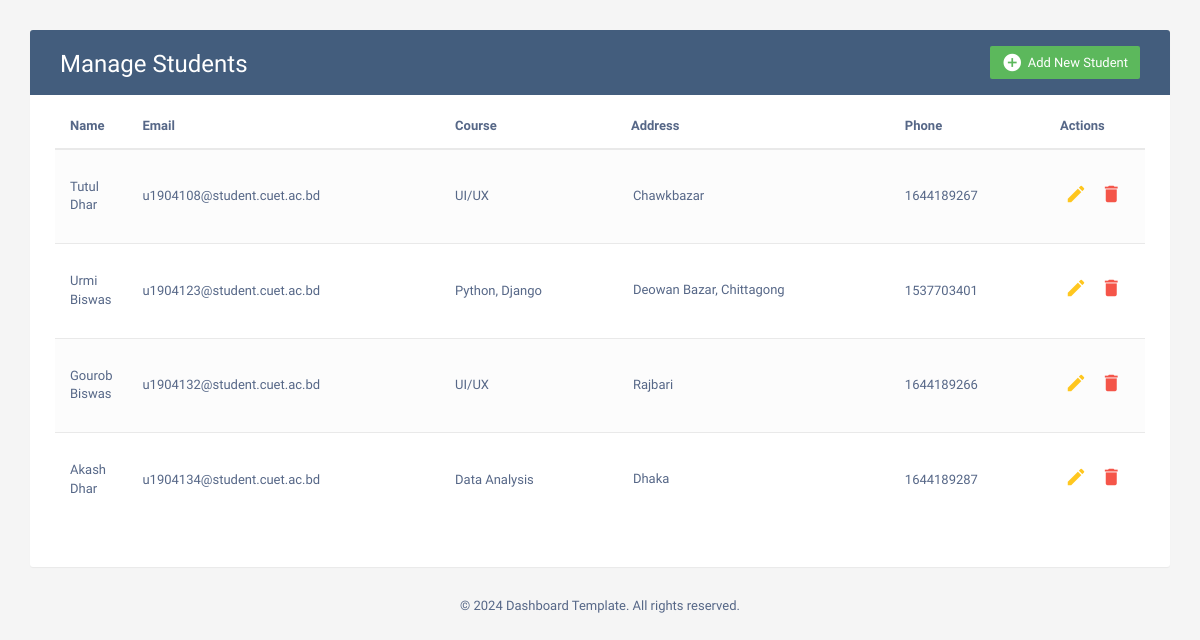
The page / on the database its author committed.
### mycrud/models.py (models this page shows)
class students(models.Model):
    name = models.CharField(max_length=200)
    email = models.EmailField(max_length=100)
    address = models.TextField()
    phone = models.IntegerField()
    course = models.TextField(default="Unknown")

### mycrud/views.py (the view)
# urls.py: path('', StudentListView.as_view(), name='index'),
class StudentListView(ListView):
    model = students
    template_name = "index.html"
    context_object_name = "emp"
    def get_context_data(self, **kwargs):
        context = super().get_context_data(**kwargs)
        students_list = students.objects.all()
        for student in students_list:
            student.update_form = StudentForm(instance=student)
        context['emp'] = students_list
        context['form'] = StudentForm()
        return context

### mycrud/forms.py
class StudentForm(forms.ModelForm):
    class Meta:
        model = students
        fields = ['name', 'email', 'course', 'address', 'phone']
        widgets = {
            'name': forms.TextInput(attrs={'class': 'form-control', 'required': 'required'}),
            'email': forms.EmailInput(attrs={'class': 'form-control', 'required': 'required'}),
            'course': forms.TextInput(attrs={'class': 'form-control', 'required': 'required'}),
            'address': forms.Textarea(attrs={'class': 'form-control', 'required': 'required'}),
            'phone': forms.TextInput(attrs={'class': 'form-control', 'required': 'required'}),
        }

### mycrud/context_processor.py (called while the page is built)
def site_info(request):
    return{
        "app_name": "Manage Students",
        "footer_message": "2024 Dashboard Template. All rights reserved."
    }

### mycrud/templates/index.html (shortened to what this page needs)
{% extends 'base.html' %}
{% block content %}
{% include 'components/getModal.html' %}
{% endblock %}

### mycrud/templates/base.html (shortened to what this page needs)
<!DOCTYPE html>
<html lang="en">
<head>
<link rel="stylesheet" href="https://maxcdn.bootstrapcdn.com/font-awesome/4.7.0/css/font-awesome.min.css">
<link rel="stylesheet" href="https://maxcdn.bootstrapcdn.com/bootstrap/3.3.7/css/bootstrap.min.css">
  {% load static %}
  <link rel = "stylesheet" href="{% static 'css/style.css' %}" />
  <body>
    {% block content %}
	{% endblock %}
  {% include 'components/footer.html' %}
</body>
</html>

### mycrud/templates/components/getModal.html
<div class="container">
    <div class="table-wrapper">
        {% include 'components/header.html' %}
        <table class="table table-striped table-hover">
            <thead>
                <tr>
                    <th>Name</th>
                    <th>Email</th>
                    <th>Course</th>
                    <th>Address</th>
                    <th>Phone</th>
                    <th>Actions</th>
                </tr>
            </thead>
            <tbody>
                {% for i in emp %}
                <tr>
                    <td>{{i.name}}</td>
                    <td>{{i.email}}</td>
                    <td>{{i.course}}</td>
                    <td>
                        <textarea class="expandable-textarea" readonly>{{i.address}}</textarea>
                    </td>
                    <td>{{i.phone}}</td>
                    <td>
                        <a href="#editEmployeeModal-{{forloop.counter}}" class="edit" data-toggle="modal">
                            <i class="material-icons" data-toggle="tooltip" title="Edit">&#xE254;</i>
                        </a>
                        <a href="#deleteEmployeeModal-{{forloop.counter}}" class="delete" data-toggle="modal">
                            <i class="material-icons" data-toggle="tooltip" title="Delete">&#xE872;</i>
                        </a>
                    </td>
                </tr>
                {% endfor %}
            </tbody>
        </table>
    </div>
</div>

### mycrud/templates/components/header.html
<div class="table-title">
    <div class="row">
        <div class="col-sm-6">
            <h2>{{app_name}}</h2>
        </div>
        <div class="col-sm-6">
            <a href="#addEmployeeModal" class="btn btn-success" data-toggle="modal">
                <i class="material-icons">&#xE147;</i> <span>Add New Student</span>
            </a>
        </div>
    </div>
</div>

### mycrud/templates/components/footer.html
<footer class="bg-white shadow-sm mt-auto">
    <div class="px-6 py-4 text-center text-gray-600">
      <p>&copy; {{ footer_message }} </p>
    </div>
  </footer>

### mycrud/static/css/style.css (style rules this page uses)
body { color: #566787; background: #f5f5f5; font-family: 'Varela Round', sans-serif; font-size: 13px; }
.table-wrapper { background: #fff; padding: 20px 25px; margin: 30px 0; border-radius: 3px; box-shadow: 0 1px 1px rgba(0,0,0,.05); }
.table-title { padding-bottom: 15px; background: #435d7d; color: #fff; padding: 16px 30px; margin: -20px -25px 10px; border-radius: 3px 3px 0 0; }
.table-title h2 { margin: 5px 0 0; font-size: 24px; }
.table-title .btn { color: #fff; float: right; font-size: 13px; border: none; min-width: 50px; border-radius: 2px; border: none; outline: none !important; margin-left: 10px; }
.table-title .btn i { float: left; font-size: 21px; margin-right: 5px; }
.table-title .btn span { float: left; margin-top: 2px; }
table.table tr th, table.table tr td { border-color: #e9e9e9; padding: 12px 15px; vertical-align: middle; }
table.table tr th:first-child { width: 60px; }
table.table tr th:last-child { width: 100px; }
table.table-striped tbody tr:nth-of-type(odd) { background-color: #fcfcfc; }
table.table td:last-child i { opacity: 0.9; font-size: 22px; margin: 0 5px; }
table.table td a { font-weight: bold; color: #566787; display: inline-block; text-decoration: none; outline: none !important; }
table.table td a.edit { color: #FFC107; }
table.table td a.delete { color: #F44336; }
table.table td i { font-size: 19px; }
.expandable-textarea { padding-top: 25px; width: 100%; min-height: 40px; max-width: 300px; border: none; background: transparent; resize: none; overflow: hidden; font-family: inherit; }

### rows shown on the page
students: name "Tutul Dhar", email "u1904108@student.cuet.ac.bd", course "UI/UX", address "Chawkbazar", phone "1644189267"
students: name "Urmi Biswas", email "u1904123@student.cuet.ac.bd", course "Python, Django", address "Deowan Bazar, Chittagong", phone "1537703401"
students: name "Gourob Biswas", email "u1904132@student.cuet.ac.bd", course "UI/UX", address "Rajbari", phone "1644189266"
students: name "Akash Dhar", email "u1904134@student.cuet.ac.bd", course "Data Analysis", address "Dhaka", phone "1644189287"

### other values the page prints
{{ app_name }} "Manage Students"
{{ footer_message }} "2024 Dashboard Template. All rights reserved."
